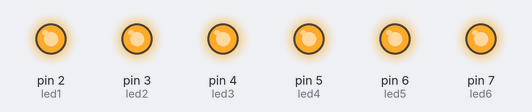
This sketch was run on a simulated Arduino Uno, built with avr-gcc and run on an emulated ATmega328P. On the bench: output pins drawn as LEDs (lit = HIGH). What the sketch prints to the serial monitor is not drawn.

Above: at 0.1 s.
Timing chart, 0 to 1.6 s (numbered marks = the images above):
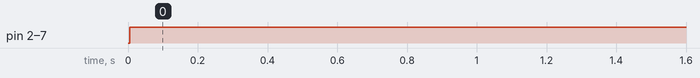

Measured:
- by itself, pin 2 (led1), pin 3 (led2), pin 4 (led3), pin 5 (led4), pin 6 (led5), pin 7 (led6): LOW → HIGH at 0.00 s

The sketch:

sketch.ino
```cpp
#include <Time.h>

#define TIME_MSG_LEN 11
#define TIME_HEADER 'T'
#define TIME_REQUEST 7

// Assign LEDs to pins on Arduino board.
int led1 = 2;
int led2 = 3;
int led3 = 4;
int led4 = 5;
int led5 = 6;
int led6 = 7;

// Setup datetime variables.
int y, m, d, h;

// Defines LED brightness level, 0 is off and 255 is full bright.
int I = 255;

void setup() {
  setTime(8, 10, 0, 22, 4, 2016);

  pinMode(led1, OUTPUT);
  pinMode(led2, OUTPUT);
  pinMode(led3, OUTPUT);
  pinMode(led4, OUTPUT);
  pinMode(led5, OUTPUT);
  pinMode(led6, OUTPUT);

  Serial.begin(9600);

  Serial.println("Arduino Moon ready.");
}

void loop() {
  y = year();
  m = month();
  d = day();
  h = hour();

  setMoonPhase(y, m, d);
  delay(3000);
}

void lightLEDs(int L6, int L5, int L4, int L3, int L2, int L1) {
  analogWrite(led1, L1);
  analogWrite(led2, L2);
  analogWrite(led3, L3);
  analogWrite(led4, L4);
  analogWrite(led5, L5);
  analogWrite(led6, L6);
}

void setMoonPhase(int Y, int M, int D) {
  double AG, IP;
  byte phase;

  long YY, MM, K1, K2, K3, JD;

  // Calculate Julian date
  YY = Y - floor((12 - M) / 10);
  MM = M + 9;

  if (MM >= 12) {
    MM = MM - 12;
  }

  K1 = floor(365.25 * (YY + 4712));
  K2 = floor(30.6 * MM + 0.5);
  K3 = floor(floor((YY / 100) + 49) * 0.75) - 38;

  JD = K1 + K2 + D + 59;

  if (JD > 2299160) {
    JD = JD - K3;
  }

  IP = normalize((JD - 2451550.1) / 29.530588853);
  AG = IP * 29.53;

  Serial.println(AG);

  if (AG < 1.20369) {
    lightLEDs(0, 0, 0, 0, 0, 0);
  } else if (AG < 3.61108) {
    lightLEDs(0, 0, 0, 0, 0, I);
  } else if (AG < 6.01846) {
    lightLEDs(0, 0, 0, 0, I, I);
  } else if (AG < 8.42595) {
    lightLEDs(0, 0, 0, I, I, I);
  } else if (AG < 10.83323) {
    lightLEDs(0, 0, I, I, I, I);
  } else if (AG < 13.24062) {
    lightLEDs(0, I, I, I, I, I);
  } else if (AG < 15.64800) {
    lightLEDs(I, I, I, I, I, I);
  } else if (AG < 18.05539) {
    lightLEDs(I, I, I, I, I, 0);
  } else if (AG < 20.46277) {
    lightLEDs(I, I, I, I, 0, 0);
  } else if (AG < 22.87016) {
    lightLEDs(I, I, I, 0, 0, 0);
  } else if (AG < 25.27754) {
    lightLEDs(I, I, 0, 0, 0, 0);
  } else if (AG < 27.68493) {
    lightLEDs(I, 0, 0, 0, 0, 0);
  } else {
    lightLEDs(0, 0, 0, 0, 0, 0);
  }
}

double normalize(double v) {
  v = v - floor(v);

  if (v < 0) {
    v = v + 1;
  }

  return v;
}
```
